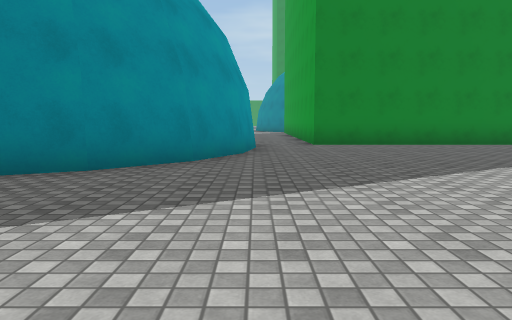
[1] (above)

24 first-person views from a walk through a Unity game level. The camera is 1.2 m above the floor, tilts 6° down and sees 70° across. The floor is counted in squares, 2 m on a side. Each view is taken from the middle of a square. On the plan, view 1 faces up. The plan holds only what a view shows up to about 10 squares ahead; the rest is blank. The place goes on beyond the plan. Surface patterns are stand-ins for the level's own textures.

[2]
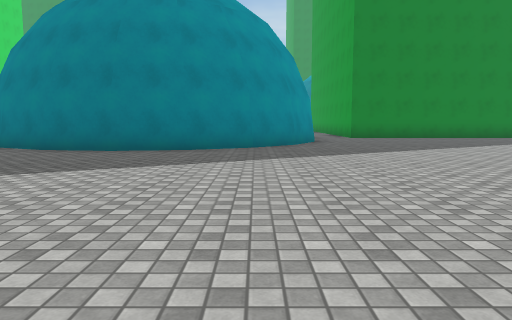

[3]
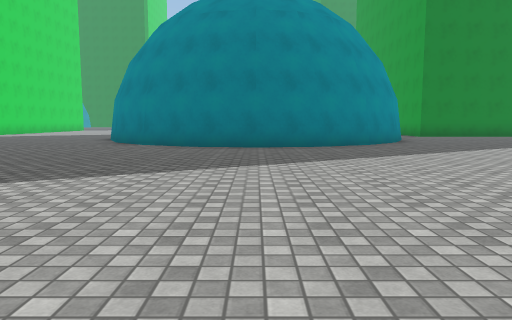

[4]
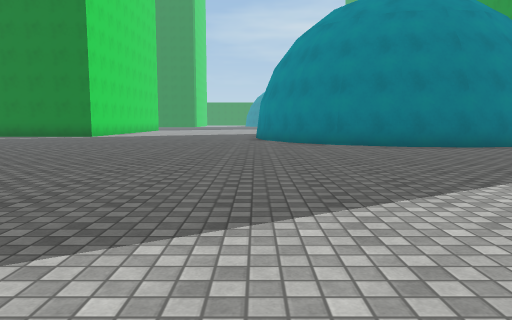

[5]
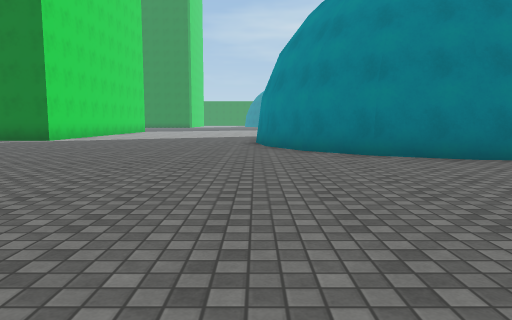

[6]
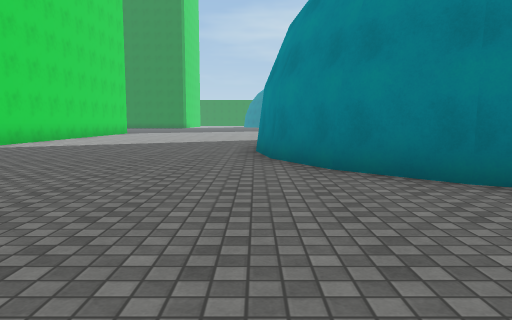

[7]
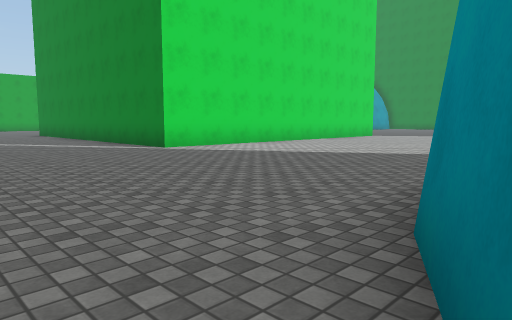

[8]
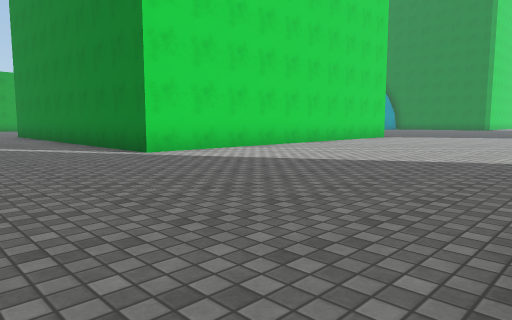

[9]
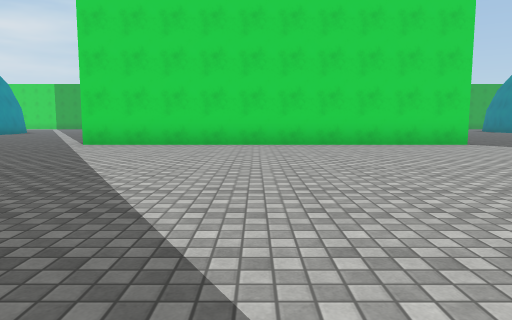

[10]
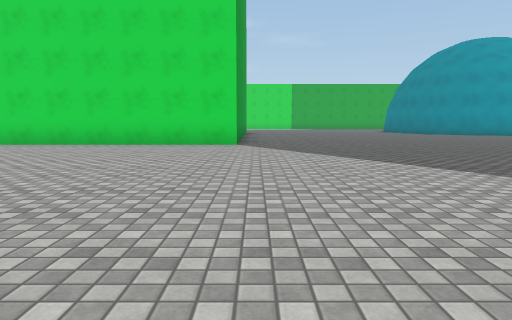

[11]
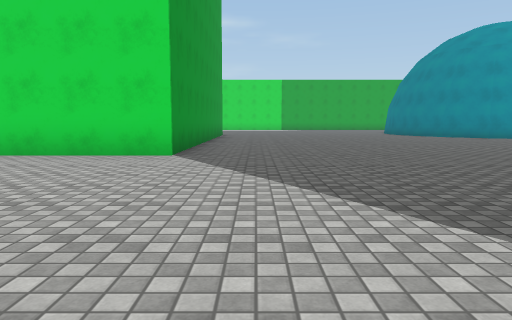

[12]
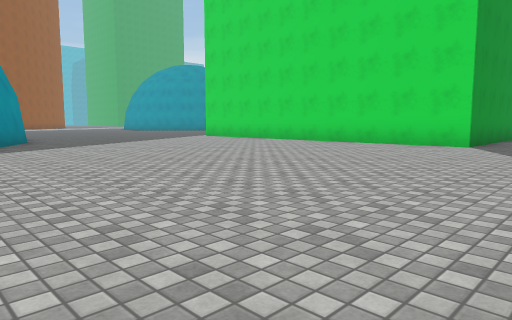

[13]
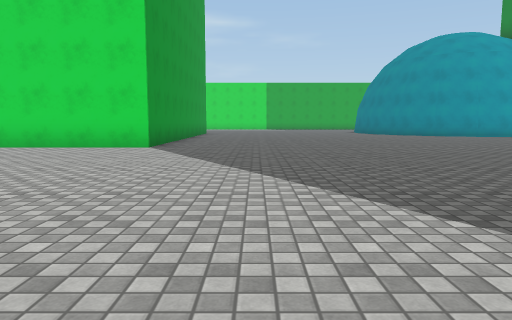

[14]
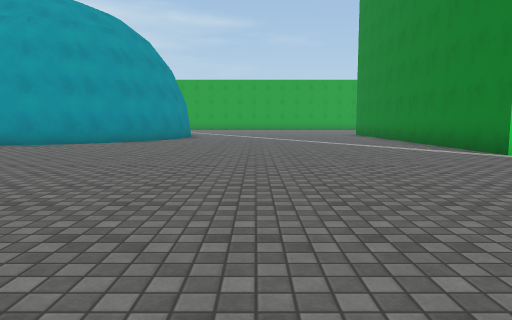

[15]
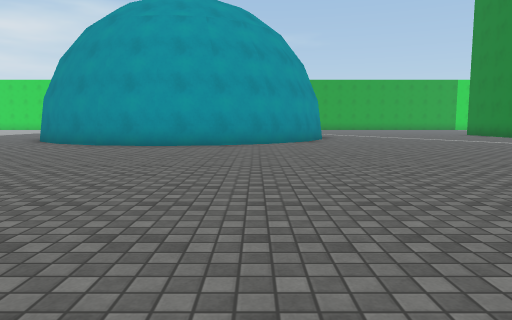

[16]
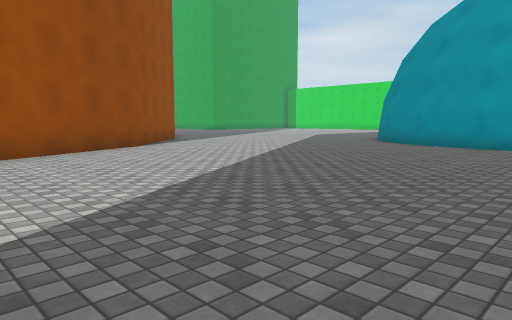

[17]
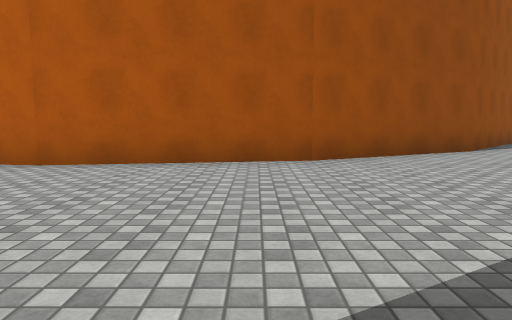

[18]
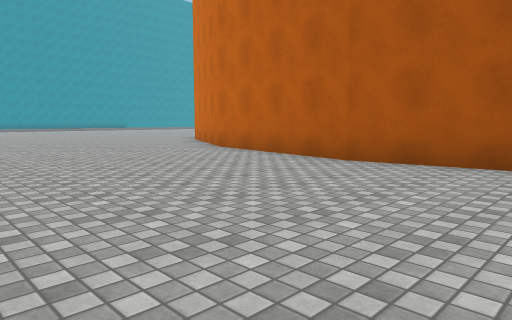

[19]
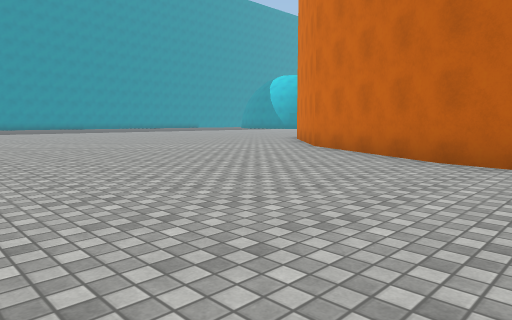

[20]
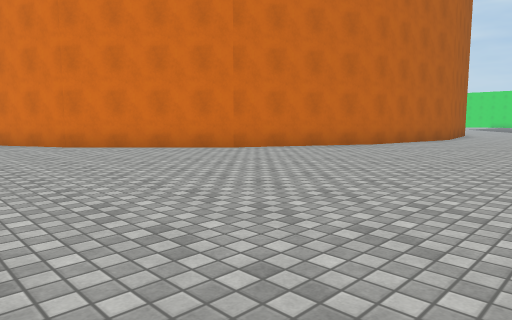

[21]
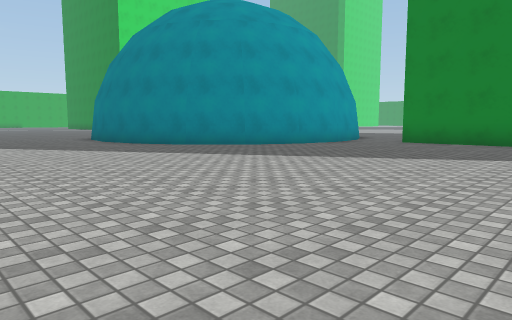

[22]
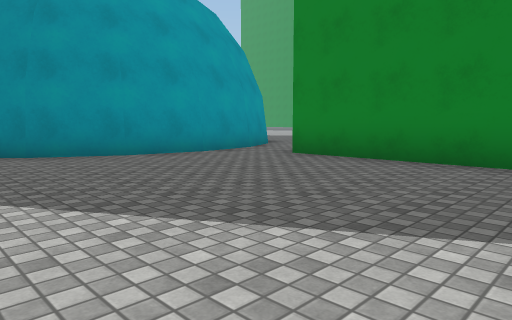

[23]
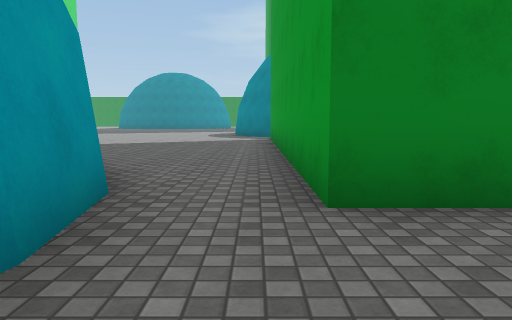

[24]
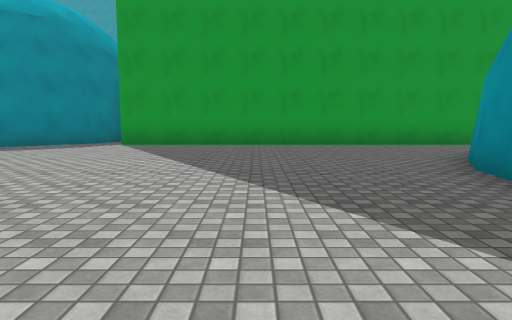

### Floor plan
Points are (right, up) in squares from view 1. A wall is a line through its corners. A room is listed if a view was taken in it or the views show most of it. See-through windows are left out.
Room 1 (views 1, 2, 3, 4, 5, 6, 7, 8, 9, 10, 11, 12, 13, 14, 15, 16, 17, 18, 19, 20, 21, 22, 23, 24)
walls: (-9.6, 10.2) (-9, 11.5); (-4.3, 13.3) (-3.5, 13.2) (-2, 12.4); (-1, 11.3) (-0.3, 10) (-0.1, 8.5) (-0.3, 6.9) (-1, 5.5) (-2.1, 4.5) (-3.4, 3.8) (-5.1, 3.6) (-6.5, 3.8) (-7.9, 4.5) (-9, 5.6) (-9.6, 6.8) (-9.9, 8.6); (-20, 0.5) (-19.3, -1) (-19.1, -2.5) (-19.3, -4.1) (-20, -5.5); (6.5, 9.5) (1.5, 9.5) (1.5, 19.5); (-20, 19.5) (-16.5, 19.5) (-16.5, 9.5) (-20.5, 9.5); (-17, -12) (-14.4, -9.4) (-10.9, -7.6) (-7, -7) (-3.1, -7.6) (0.4, -9.4) (3.1, -12.1) (4.1, -14); (2.1, 20.6) (1, 21.7) (0.8, 22.1)

Where each view was taken, in squares from view 1:
view 1: 0 up, 0 right, facing up
view 2: 4 down, 2 left, facing up
view 3: 5 down, 5 left, facing up
view 4: 5 down, 10 left, facing up
view 5: 2 down, 10 left, facing up
view 6: 1 up, 10 left, facing up
view 7: 5 up, 9 left, facing up-left
view 8: 6 up, 10 left, facing up-left
view 9: 14 up, 7 left, facing left
view 10: 20 up, 7 left, facing left
view 11: 21 up, 10 left, facing left
view 12: 22 up, 7 left, facing down-left
view 13: 22 up, 8 left, facing left
view 14: 5 up, 10 left, facing left
view 15: 0 up, 10 left, facing left
view 16: 1 down, 10 left, facing down-left
view 17: 2 down, 10 left, facing down
view 18: 2 down, 10 left, facing down-right
view 19: 2 down, 5 left, facing down-right
view 20: 3 down, 6 right, facing down-left
view 21: 1 down, 6 right, facing up-left
view 22: 4 up, 6 right, facing up-left
view 23: 7 up, 1 right, facing up
view 24: 16 up, 8 left, facing right
